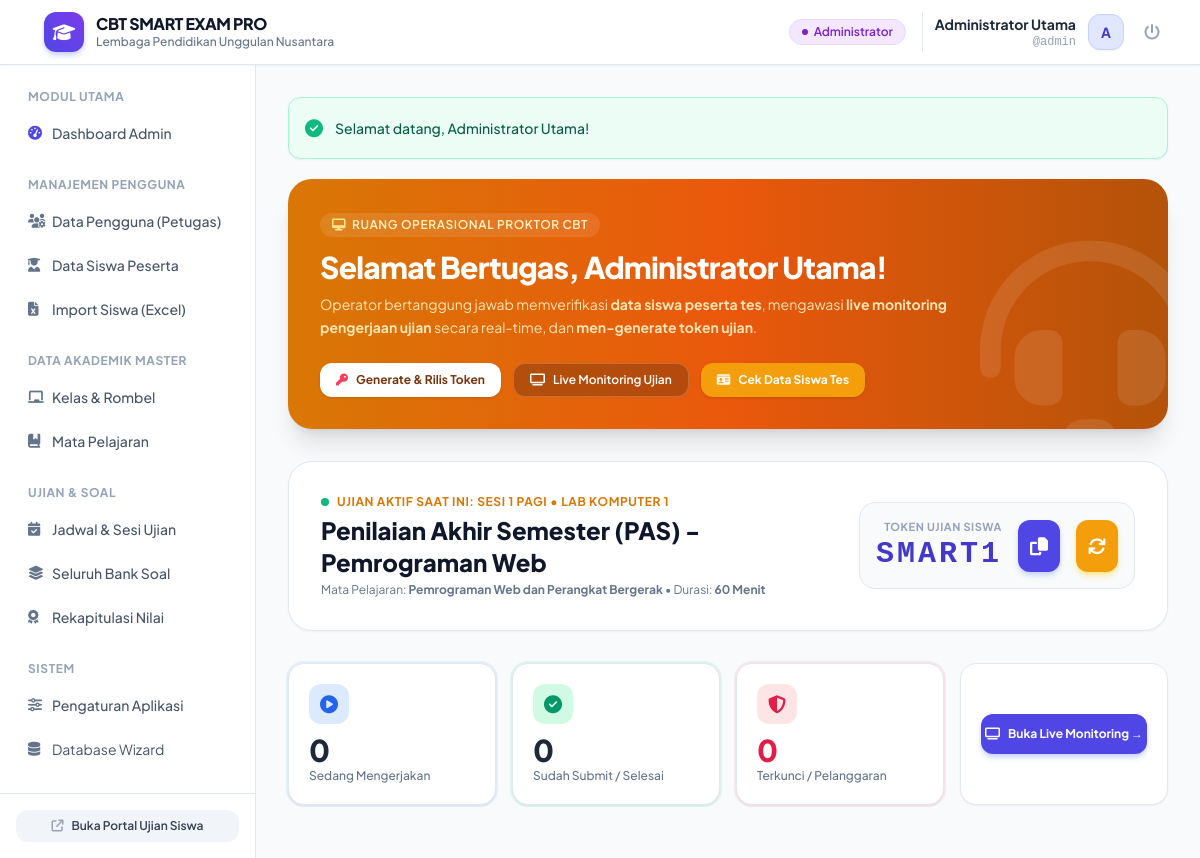
The app's page /operator/index.php (signed in) with its own data.
### tables this page shows
CREATE TABLE `exams` (
  `id` INT AUTO_INCREMENT PRIMARY KEY,
  `title` VARCHAR(200) NOT NULL,
  `bank_id` INT NOT NULL,
  `class_ids` TEXT NULL,  
  `session_name` VARCHAR(50) DEFAULT 'Sesi 1',
  `room` VARCHAR(50) DEFAULT 'Ruang 01',
  `start_time` DATETIME NOT NULL,
  `end_time` DATETIME NOT NULL,
  `duration_minutes` INT NOT NULL DEFAULT 60,
  `current_token` VARCHAR(10) DEFAULT 'ABCXYZ',
  `is_token_active` TINYINT(1) DEFAULT 1,
  `randomize_questions` TINYINT(1) DEFAULT 1,
  `randomize_options` TINYINT(1) DEFAULT 1,
  `show_results_immediately` TINYINT(1) DEFAULT 0,
  `anti_cheat_enabled` TINYINT(1) DEFAULT 1,
  `status` ENUM('draft', 'active', 'finished') DEFAULT 'active',
  `created_by` INT NOT NULL,
  `created_at` TIMESTAMP DEFAULT CURRENT_TIMESTAMP,
  FOREIGN KEY (`bank_id`) REFERENCES `question_banks`(`id`) ON DELETE CASCADE,
  FOREIGN KEY (`created_by`) REFERENCES `users`(`id`) ON DELETE CASCADE
);

CREATE TABLE `subjects` (
  `id` INT AUTO_INCREMENT PRIMARY KEY,
  `code` VARCHAR(30) NOT NULL UNIQUE,
  `name` VARCHAR(100) NOT NULL,
  `created_at` TIMESTAMP DEFAULT CURRENT_TIMESTAMP
);

### app/Auth.php (called while the page is built, shortened)
<?php
require_once __DIR__ . '/helpers.php';
class Auth {
    public static function check(): bool {
        return isset($_SESSION['user_id']) && $_SESSION['user_type'] === 'staff';
    }
    public static function user(): ?array {
        return [
            'id' => $_SESSION['user_id'],
            'username' => $_SESSION['username'],
            'full_name' => $_SESSION['full_name'],
            'role' => $_SESSION['role'],
        ];
    }
}

### operator/index.php (the view, shortened to what this page needs)
<?php
require_once __DIR__ . '/../app/helpers.php';
require_once __DIR__ . '/../app/Auth.php';
$pdo = Database::getConnection();
$activeExam = $pdo->query("SELECT e.*, qb.title as bank_title, s.name as subject_name
                           FROM exams e
                           JOIN question_banks qb ON e.bank_id = qb.id
                           JOIN subjects s ON qb.subject_id = s.id
                           WHERE e.status = 'active'
                           ORDER BY e.id DESC LIMIT 1")->fetch();
$totalWorking = 0;
$totalSubmitted = 0;
$totalBlocked = 0;
if ($activeExam) {
    $statsStmt = $pdo->prepare("SELECT status, COUNT(*) as count FROM exam_participations WHERE exam_id = ? GROUP BY status");
    $statsStmt->execute([$activeExam['id']]);
    $stats = $statsStmt->fetchAll(PDO::FETCH_KEY_PAIR);
    $totalWorking = $stats['in_progress'] ?? 0;
    $totalSubmitted = $stats['submitted'] ?? 0;
    $totalBlocked = $stats['blocked'] ?? 0;
}
require_once __DIR__ . '/../includes/header.php';
?>
<div class="space-y-8">
    <div class="bg-gradient-to-r from-amber-600 via-orange-600 to-amber-700 rounded-3xl p-6 sm:p-8 text-white shadow-xl relative overflow-hidden">
        <div class="relative z-10 max-w-2xl">
            <span class="inline-flex items-center px-3 py-1 rounded-full bg-white/10 text-amber-100 text-xs font-semibold uppercase tracking-wider mb-3">
                <i class="fa-solid fa-desktop mr-1.5 text-amber-200"></i> Ruang Operasional Proktor CBT
            </span>
            <h1 class="text-2xl sm:text-3xl font-black tracking-tight">Selamat Bertugas, <?= e($currentUser['full_name']) ?>!</h1>
            <p class="text-amber-100/90 text-sm mt-2 leading-relaxed">
                Operator bertanggung jawab memverifikasi <strong>data siswa peserta tes</strong>, mengawasi <strong>live monitoring pengerjaan ujian</strong> secara real-time, dan <strong>men-generate token ujian</strong>.
            </p>
            <div class="mt-6 flex flex-wrap gap-3">
                <a href="<?= BASE_URL ?>/operator/token.php" class="inline-flex items-center px-4 py-2 bg-white text-amber-900 font-bold rounded-xl text-xs hover:bg-amber-50 transition shadow">
                    <i class="fa-solid fa-key mr-2 text-rose-500"></i> Generate & Rilis Token
                </a>
                <a href="<?= BASE_URL ?>/operator/monitoring.php" class="inline-flex items-center px-4 py-2 bg-amber-800/60 hover:bg-amber-800 border border-white/20 text-white font-semibold rounded-xl text-xs transition">
                    <i class="fa-solid fa-tv mr-2"></i> Live Monitoring Ujian
                </a>
                <a href="<?= BASE_URL ?>/operator/siswa_tes.php" class="inline-flex items-center px-4 py-2 bg-amber-500 hover:bg-amber-600 text-white font-bold rounded-xl text-xs transition shadow">
                    <i class="fa-solid fa-id-card mr-2"></i> Cek Data Siswa Tes
                </a>
            </div>
        </div>
        <div class="absolute right-0 bottom-0 opacity-10 pointer-events-none transform translate-x-8 translate-y-8">
            <i class="fa-solid fa-headset text-[220px]"></i>
        </div>
    </div>
    <?php if ($activeExam): ?>
        <div class="bg-white rounded-3xl border border-slate-200 shadow-sm p-6 sm:p-8 flex flex-col md:flex-row md:items-center justify-between gap-6">
            <div>
                <div class="flex items-center space-x-2 text-xs font-bold text-amber-600 uppercase tracking-wider mb-1">
                    <span class="w-2 h-2 rounded-full bg-emerald-500 animate-ping"></span>
                    <span>Ujian Aktif Saat Ini: <?= e($activeExam['session_name']) ?> &bull; <?= e($activeExam['room']) ?></span>
                </div>
                <h2 class="text-2xl font-black text-slate-900"><?= e($activeExam['title']) ?></h2>
                <p class="text-xs text-slate-500 mt-1">Mata Pelajaran: <strong><?= e($activeExam['subject_name']) ?></strong> &bull; Durasi: <strong><?= $activeExam['duration_minutes'] ?> Menit</strong></p>
            </div>
            <div class="flex items-center space-x-4 bg-slate-50 p-4 rounded-2xl border border-slate-200">
                <div class="text-right">
                    <div class="text-[11px] font-bold uppercase tracking-wider text-slate-400">Token Ujian Siswa</div>
                    <div id="currentTokenDisplay" class="font-mono text-3xl font-black tracking-widest text-indigo-700">
                        <?= e($activeExam['current_token']) ?>
                    </div>
                </div>
                <button onclick="copyToken('<?= e($activeExam['current_token']) ?>')" class="p-3 bg-indigo-600 hover:bg-indigo-700 text-white rounded-xl shadow-md shadow-indigo-200 transition" title="Salin Token">
                    <i class="fa-solid fa-copy text-lg"></i>
                </button>
                <a href="<?= BASE_URL ?>/operator/token.php?exam_id=<?= $activeExam['id'] ?>" class="p-3 bg-amber-500 hover:bg-amber-600 text-white rounded-xl shadow-md shadow-amber-200 transition" title="Generate Token Baru">
                    <i class="fa-solid fa-arrows-rotate text-lg"></i>
                </a>
            </div>
        </div>
    <?php endif; ?>
    <div class="grid grid-cols-2 sm:grid-cols-4 gap-4">
        <div class="bg-white p-5 rounded-2xl border border-slate-200 shadow-sm ring-2 ring-blue-500/10">
            <div class="w-10 h-10 rounded-xl bg-blue-100 text-blue-600 flex items-center justify-center text-lg mb-2">
                <i class="fa-solid fa-circle-play animate-pulse"></i>
            </div>
            <div class="text-3xl font-black text-slate-800"><?= $totalWorking ?></div>
            <div class="text-xs text-slate-500 font-medium">Sedang Mengerjakan</div>
        </div>
        <div class="bg-white p-5 rounded-2xl border border-slate-200 shadow-sm ring-2 ring-emerald-500/10">
            <div class="w-10 h-10 rounded-xl bg-emerald-100 text-emerald-600 flex items-center justify-center text-lg mb-2">
                <i class="fa-solid fa-circle-check"></i>
            </div>
            <div class="text-3xl font-black text-slate-800"><?= $totalSubmitted ?></div>
            <div class="text-xs text-slate-500 font-medium">Sudah Submit / Selesai</div>
        </div>
        <div class="bg-white p-5 rounded-2xl border border-slate-200 shadow-sm ring-2 ring-rose-500/10">
            <div class="w-10 h-10 rounded-xl bg-rose-100 text-rose-600 flex items-center justify-center text-lg mb-2">
                <i class="fa-solid fa-shield-halved"></i>
            </div>
            <div class="text-3xl font-black text-rose-600"><?= $totalBlocked ?></div>
            <div class="text-xs text-slate-500 font-medium">Terkunci / Pelanggaran</div>
        </div>
        <div class="bg-white p-5 rounded-2xl border border-slate-200 shadow-sm flex flex-col justify-center">
            <a href="<?= BASE_URL ?>/operator/monitoring.php" class="w-full py-3 bg-indigo-600 hover:bg-indigo-700 text-white font-bold rounded-xl text-center text-xs transition shadow-md shadow-indigo-200">
                <i class="fa-solid fa-tv mr-1.5"></i> Buka Live Monitoring &rarr;
            </a>
        </div>
    </div>
</div>
<?php require_once __DIR__ . '/../includes/footer.php'; ?>

### includes/header.php (style rules this page uses)
body { font-family: 'Plus Jakarta Sans', sans-serif; }

### records on screen
exams: session_name "SESI 1 PAGI", room "LAB KOMPUTER 1", title "Penilaian Akhir Semester (PAS) - Pemrograman Web", subjects.name "Pemrograman Web dan Perangkat Bergerak", duration_minutes "60", current_token "SMART1"

### other values on screen
$appTitle "CBT SMART EXAM PRO"
$schoolName "Lembaga Pendidikan Unggulan Nusantara"
$badge['label'] "Administrator"
$currentUser['full_name'] "Administrator Utama"
$currentUser['username'] "admin"
substr($currentUser['full_name'] ?? 'U', 0, 1) "A"
$flash['message'] "Selamat datang, Administrator Utama!"
$totalWorking "0"
$totalSubmitted "0"
$totalBlocked "0"
